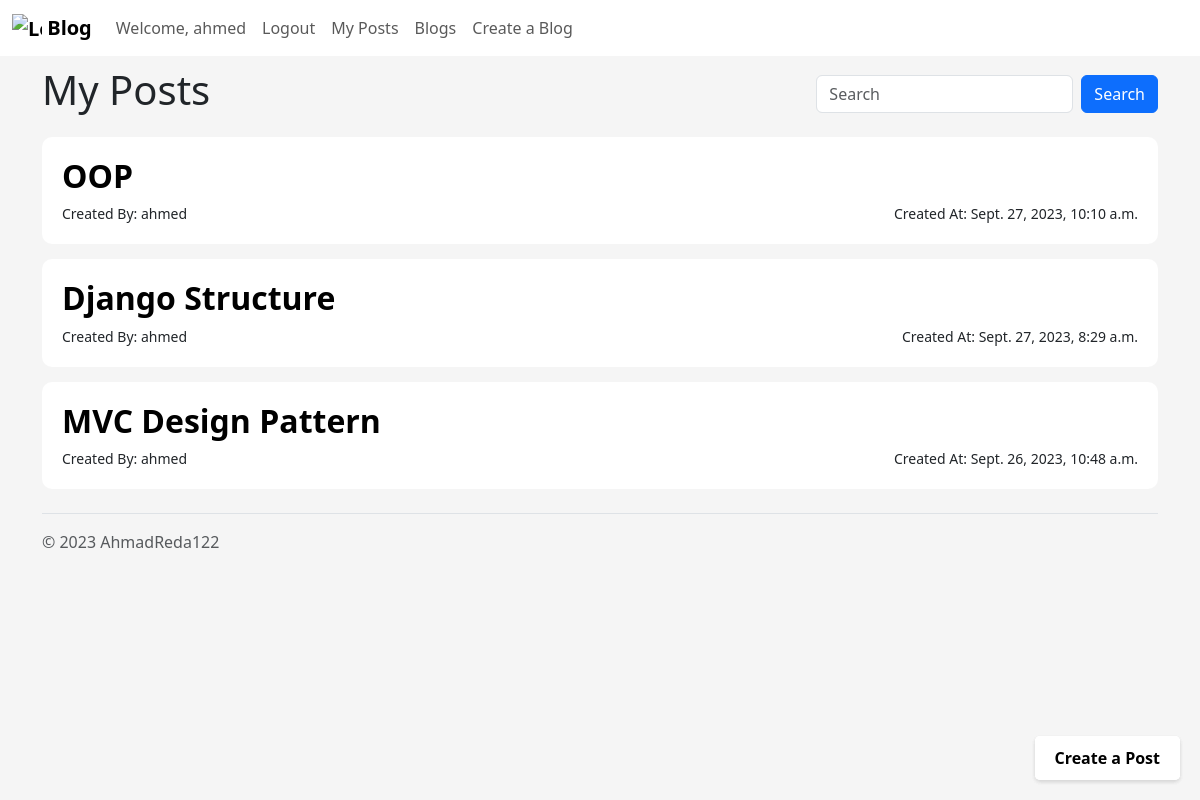
Screenshot of /blog/myBlogs (signed in) with the database file from the repository.
### myApp/models.py (models this page shows)
class Blog(models.Model):
  ID = models.BigAutoField(auto_created = True, primary_key=True, verbose_name="ID")
  title = models.CharField(max_length=200)
  content = models.TextField()
  author = models.ForeignKey(User, on_delete=models.CASCADE, blank=False)
  created_at = models.DateTimeField(auto_now_add=True, blank=True)
  updated_at = models.DateTimeField(auto_now=True)

### myApp/views.py (the view)
# urls.py: path("blog/myBlogs", views.myBlogs, name="myBlogs"),
def myBlogs(request):
    if request.user.is_authenticated:
        SearchEmpty = False
        if request.method == 'POST' and  request.POST['search']:
            blogs = Blog.objects.filter(author=request.user ,title__icontains=request.POST['search'])
            if not blogs:
                SearchEmpty = True
        else:
            blogs = Blog.objects.filter(author=request.user).order_by("-created_at")
        context = {"Blogs": blogs, "isMyPostsPage" : True, "SearchEmpty": SearchEmpty}
        return render(request, "Blog/home.html", context)
    else:
        return redirect("login")

### myApp/templates/Blog/home.html (shortened to what this page needs)
<!DOCTYPE html>
<html lang="en">
	{% load static %} {% load crispy_forms_tags %}
	<head>
		<link href="{% static 'css/bootstrap.css' %}" rel="stylesheet" />
		<link href="{% static 'css/home.css' %}" rel="stylesheet" />
	</head>
	<body>
		{% include "Blog/blogNavBar.html" %}
		<div class="container-md">
			<div class="feed-search">
				<h1>
					{% if isMyPostsPage %}
						My Posts
					{% else %}
						Feed
					{% endif %}
				</h1>
				<div>
					<form class="d-flex" role="search" method="POST">
						<input class="form-control me-2" name="search" type="search" placeholder="Search" aria-label="Search">
						<button class="btn btn-primary" type="submit">Search</button>
					</form>
				</div>
			</div>
			{% if SearchEmpty %}
				<p class="text-center text-body-secondary fs-3">Sorry, No Blog Found</p>
			{% else %}
				{% for blog in Blogs%}
				<div class="container-sm container">
					<h2><a href="{% url "blogPage" id=blog.ID %}">{{ blog.title }}</a></h2>
					<div class="little">
						<div>Created By: {{ blog.author.username }}</div>
						<div>Created At: {{blog.created_at}}</div>
					</div>
				</div>
				<a href="{% url "createBlog" %}" class="create-post-btn">Create a Post</a>
				{% endfor %}
			{% endif %}
		</div>
		{% include "Blog/footer.html" %}
	</body>
</html>

### myApp/templates/Blog/blogNavBar.html (shortened to what this page needs)
{% block content %}
<nav class="navbar sticky-top navbar-expand-lg" style="background-color: white;">
	<div class="container-fluid">
    <a class="navbar-brand" href="#">
      <img src="https://getbootstrap.com/docs/5.3/assets/brand/bootstrap-logo.svg" alt="Logo" width="30" height="24" class="d-inline-block align-text-top">
      Blog
    </a>
		<div class="collapse navbar-collapse" id="navbarSupportedContent">
				<ul class="navbar-nav mr-auto">
					{% if user.is_authenticated %}
          <li class="nav-item">
            <a class="nav-link" href="#">Welcome, {{user.username}}</a>
          </li>
					<li class="nav-item">
						<a class="d-flex nav-link" href="{% url "logout" %}">Logout</a>
					</li>
          <li class="nav-item">
            <a class="nav-link" href="{% url "myBlogs" %}">My Posts</a>
          </li>
					{% else %}
					<li class="nav-item">
						<a class="d-flex nav-link" href="{% url "login" %}">Login</a>
					</li>
					{% endif %}
          <li class="nav-item">
            <a class="nav-link" href="{% url "showBlogs" %}">Blogs</a>
          </li>
          <li class="nav-item">
            <a class="nav-link" href="{% url "createBlog"%}">Create a Blog</a>
          </li>
				</ul>
			</div>
		</div>
</nav>
{% endblock %}

### myApp/static/css/home.css (style rules this page uses)
body { background-color: #f5f5f5; }
.little { font-size: 14px; display: flex; justify-content: space-between; }
a { text-decoration: none; color: var(--bs-black); font-weight: 700; }
.container { background-color: white; padding: 20px; margin-top: 15px; border-radius: 10px; box-shadow: 0 0 0 1.5px rgba(var(--grey-900), 0.05); }
.container-md { position: relative; }
.create-post-btn { position: fixed; bottom: 20px; right: 20px; padding: 10px 20px; background-color: white; color: black; text-decoration: none; font-size: 16px; font-weight: bold; border-radius: 5px; box-shadow: 0 2px 4px rgba(0, 0, 0, 0.05); transition: background-color 0.3s ease; }
.feed-search { display: flex; justify-content: space-between; align-items: center; margin-top: 10px; }

### rows the page displays
Blog: title "OOP", author.username "ahmed", created_at "Sept. 27, 2023, 10:10 a.m."
Blog: title "Django Structure", author.username "ahmed", created_at "Sept. 27, 2023, 8:29 a.m."
Blog: title "MVC Design Pattern", author.username "ahmed", created_at "Sept. 26, 2023, 10:48 a.m."

### other values shown
{{ user.username }} "ahmed"
